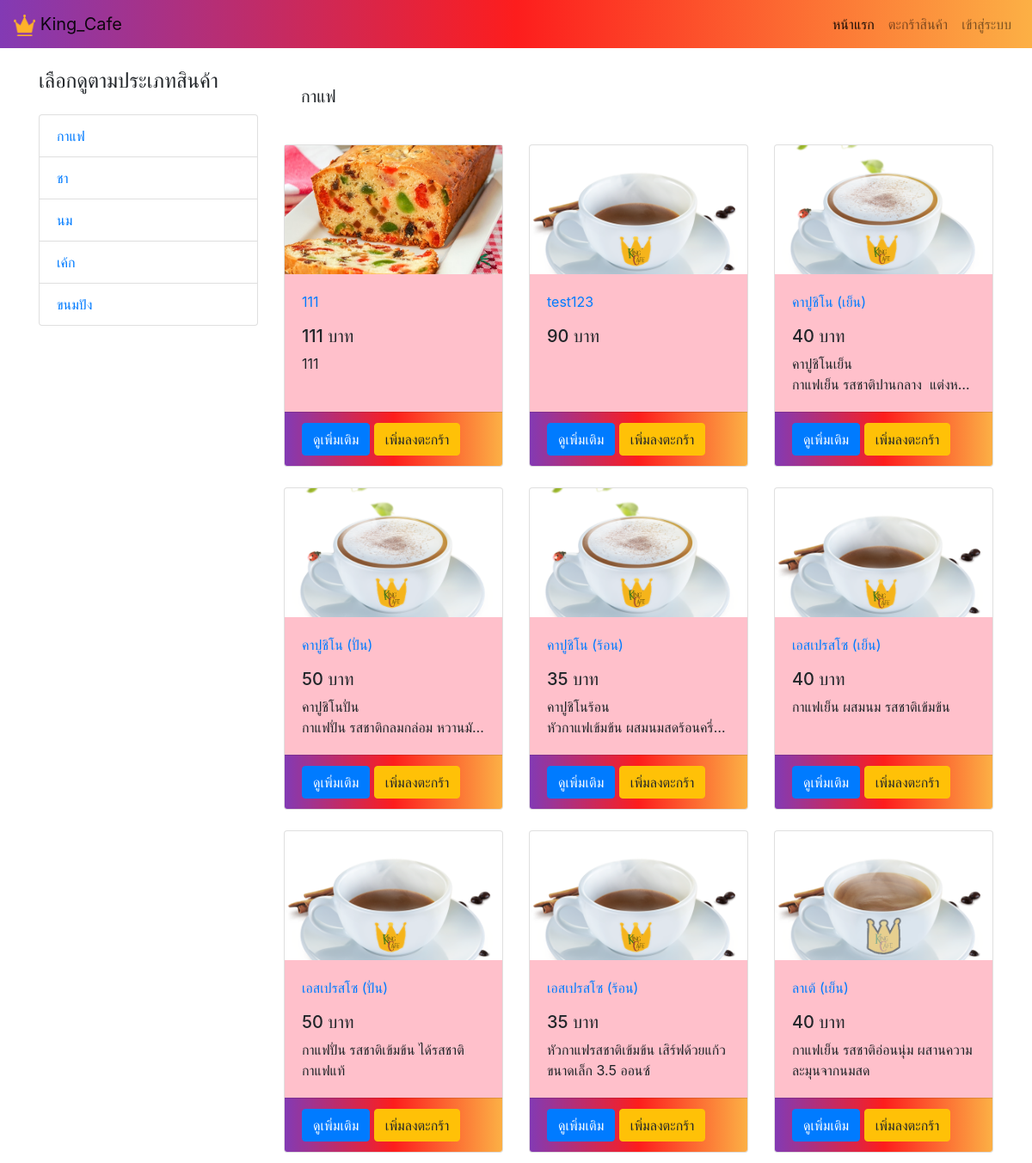
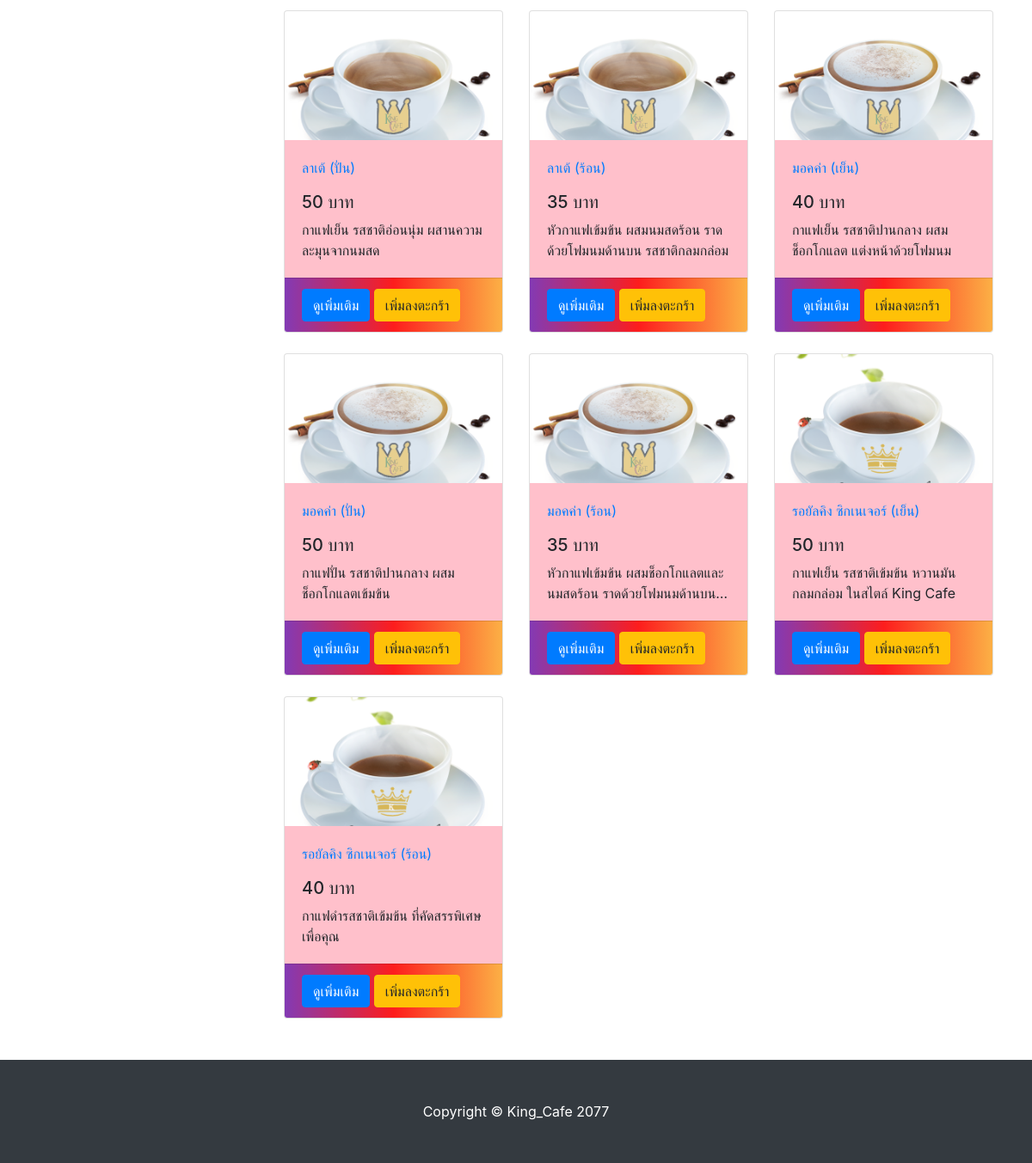
The app's page /Cafe/product-list.php?ct=กาแฟ with its own data (2 pictures, top to bottom).
### tables this page shows
CREATE TABLE `categories` (
  `cat_id` int(11) NOT NULL,
  `cat_name` varchar(99) NOT NULL
);

CREATE TABLE `product` (
  `p_id` varchar(11) NOT NULL,
  `cat_id` int(11) NOT NULL,
  `p_name` text NOT NULL,
  `p_price` int(11) NOT NULL,
  `p_detail` text NOT NULL,
  `p_pic` text NOT NULL
);

### Cafe/product-list.php (the view, shortened to what this page needs)
<?php
include 'admin/assets/php/connect.php';
$ct = $_GET['ct'];
$sql = "select cat_id from categories where cat_name = '$ct'";
$load = $con->query($sql);
if($data = $load->fetch_assoc()) $cat_id = $data['cat_id'];
?>
<!DOCTYPE html>
<html lang="en">
<head>
    <link href="vendor/bootstrap/css/bootstrap.min.css" rel="stylesheet">
    <link href="css/shop-homepage.css" rel="stylesheet">
</head>
<body>
<?php require_once 'assets/navbar.php'?>
<div class="container">
    <div class="row">
        <div class="col-lg-3">
            <h4 class="my-4">เลือกดูตามประเภทสินค้า</h4>
            <div class="list-group">
                <?php
                $sql = "select * from categories";
                $load  =$con->query($sql);
                while($rs = $load->fetch_assoc()):
                    ?>
                    <a href="product-list.php?ct=<?php echo $rs['cat_name'] ?>" class="list-group-item"><?php echo $rs['cat_name']?></a>
                <?php
                endwhile;
                ?>
            </div>
        </div>
        <div class="col-lg-9 my-4">
            <div class="row">
                <div class="mb-3 col-lg-12">
                    <h5 style="padding: 20px;font-weight: 400"><?php echo $ct ?></h5>
                </div>
                <?php
                $sql = "select * from product where cat_id = '$cat_id'";
                $load = $con->query($sql);
                while($rs = $load->fetch_assoc()):
                    ?>
                    <div class="col-lg-4 col-md-6 mb-4">
                        <div class="card">
                            <a href="product.php?ct=<?php echo $rs['p_id'];?>" class="ix"><img src="admin/assets/images/<?php echo $rs['p_id'].'/'.$rs['p_pic']?>" alt=""></a>
                            <div class="card-body">
                                <p>
                                    <a href="product.php?ct=<?php echo $rs['p_id'];?>"><?php echo $rs['p_name'] ?></a>
                                </p>
                                <h5><?php echo $rs['p_price'] . ' บาท' ?></h5>
                                <div class="card-text">
                                    <?php echo $rs['p_detail'] ?>
                                </div>
                            </div>
                            <div class="card-footer" style="background: linear-gradient(90deg, rgba(131,58,180,1) 0%, rgba(253,29,29,1) 50%, rgba(252,176,69,1) 100%);">
                                <a href="product.php?ct=<?php echo $rs['p_id'];?>" class="btn btn-primary" style="display: inline-block">ดูเพิ่มเติม</a>
                                <a href="cart.php?p_id=<?php echo $rs['p_id'] ?>&act=add" class="btn btn-warning"  style="display: inline-block">เพิ่มลงตะกร้า</a>
                            </div>
                        </div>
                    </div>
                <?php
                endwhile;
                ?>
            </div>
        </div>
    </div>
</div>
<?php include 'assets/footer.php'?>
</body>
</html>

### Cafe/css/shop-homepage.css (style rules this page uses)
body { padding-top: 56px; }
.card-text { height: 48px; overflow: hidden; }
.card-text p { overflow: hidden; text-overflow: ellipsis; display: -webkit-box; -webkit-line-clamp: 2; -webkit-box-orient: vertical; }
.card-body { background: pink !important; }
a.ix { width: 100%; height: 150px; box-sizing: content-box; display: block; }
a.ix img { height: 100%; width: 100%; object-fit: cover; margin: auto; }

### records on screen
categories: cat_name "กาแฟ"
categories: cat_name "ชา"
categories: cat_name "นม"
categories: cat_name "เค้ก"
categories: cat_name "ขนมปัง"
product: p_pic (picture), p_name "111", p_price "111", p_detail "111"
product: p_pic (picture), p_name "test123", p_price "90"
product: p_id+p_pic (picture), p_name "คาปูชิโน (เย็น)", p_price "40", p_detail "คาปูชิโนเย็น กาแฟเย็น…"
product: p_id+p_pic (picture), p_name "คาปูชิโน (ปั่น)", p_price "50", p_detail "คาปูชิโนปั่น กาแฟปั่น รสชาติกลมกล่อม…"
product: p_id+p_pic (picture), p_name "คาปูชิโน (ร้อน)", p_price "35", p_detail "คาปูชิโนร้อน"
product: p_id+p_pic (picture), p_name "เอสเปรสโซ (เย็น)", p_price "40", p_detail "กาแฟเย็น ผสมนม รสชาติเข้มข้น"
product: p_id+p_pic (picture), p_name "เอสเปรสโซ (ปั่น)", p_price "50", p_detail "กาแฟปั่น รสชาติเข้มข้น ได้รสชาติกาแฟแท้"
product: p_id+p_pic (picture), p_name "เอสเปรสโซ (ร้อน)", p_price "35", p_detail "หัวกาแฟรสชาติเข้มข้น เสิร์ฟด้วยแก้วขนาดเล็ก 3.5 ออนซ์"
product: p_id+p_pic (picture), p_name "ลาเต้ (เย็น)", p_price "40", p_detail "กาแฟเย็น รสชาติอ่อนนุ่ม ผสานความละมุนจากนมสด"
product: p_id+p_pic (picture), p_name "ลาเต้ (ปั่น)", p_price "50", p_detail "กาแฟเย็น รสชาติอ่อนนุ่ม ผสานความละมุนจากนมสด"
product: p_id+p_pic (picture), p_name "ลาเต้ (ร้อน)", p_price "35", p_detail "หัวกาแฟเข้มข้น ผสมนมสดร้อน ราดด้วยโฟมนมด้านบน รสชาติกลมกล่อม"
product: p_id+p_pic (picture), p_name "มอคค่า (เย็น)", p_price "40", p_detail "กาแฟเย็น รสชาติปานกลาง ผสมช็อกโกแลต แต่งหน้าด้วยโฟมนม"
product: p_id+p_pic (picture), p_name "มอคค่า (ปั่น)", p_price "50", p_detail "กาแฟปั่น รสชาติปานกลาง ผสมช็อกโกแลตเข้มข้น"
product: p_id+p_pic (picture), p_name "มอคค่า (ร้อน)", p_price "35", p_detail "หัวกาแฟเข้มข้น ผสมช็อกโกแลตและนมสดร้อน…"
product: p_id+p_pic (picture), p_name "รอยัลคิง ซิกเนเจอร์ (เย็น)", p_price "50", p_detail "กาแฟเย็น รสชาติเข้มข้น หวานมัน กลมกล่อม ในสไตล์ King Cafe"
product: p_id+p_pic (picture), p_name "รอยัลคิง ซิกเนเจอร์ (ร้อน)", p_price "40", p_detail "กาแฟดำรสชาติเข้มข้น ที่คัดสรรพิเศษเพื่อคุณ"

### other values on screen
$ct "กาแฟ"
